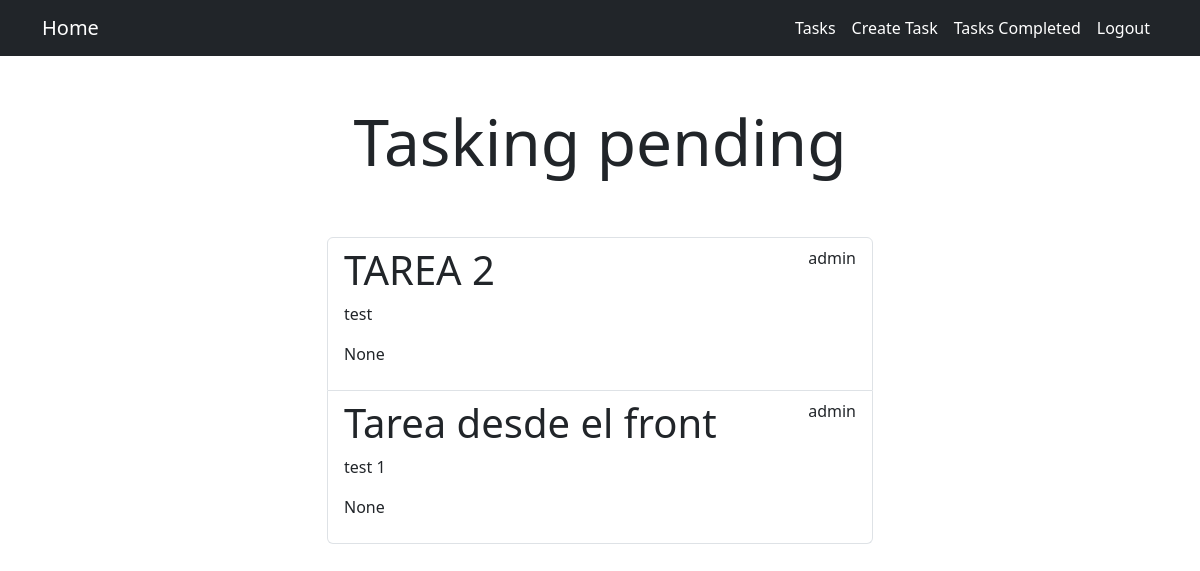
/tasks/ (signed in), run on an earlier commit of the app's database.
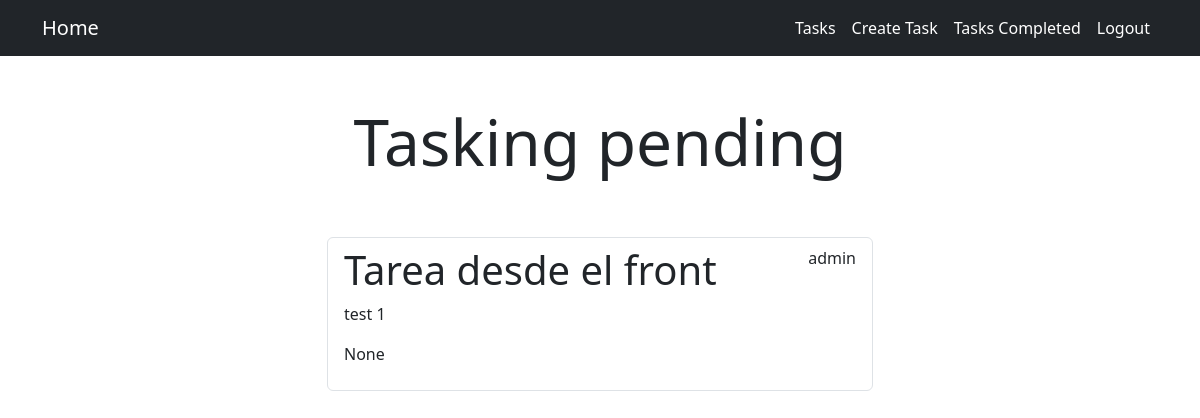
And on a later commit of the database.
### tasks/models.py (models this page shows, shortened)
class Task(models.Model):
    title = models.CharField(max_length=200)
    description = models.TextField(blank=True)
    created = models.DateField(auto_now_add=True)
    datecompleted = models.DateField(null=True, blank=True)
    important = models.BooleanField(default=False)
    user = models.ForeignKey(User, on_delete=models.CASCADE)

### tasks/views.py (the view)
# urls.py: path('tasks/', views.tasks, name='tasks'),
@login_required
def tasks(request):
    task = Task.objects.filter(user = request.user, datecompleted__isnull=True)
    return render(request, 'tasks.html', {'tasks':task})

### tasks/templates/tasks.html
{% extends 'base.html' %}
{% block content %}
<main class="container">
    <div class="row">
        <div class="col-md-6 offset-md-3">
            <h1 class="text-center display-3 py-5">Tasking pending</h1>
            <ul class="list-group">
                {% for task in tasks %}
                <a class="list-group-item" href="{% url 'task_detail' task.id %}">
                        <header class="d-flex justify-content-between">
                            {% if task.important %}
                            <h1>{{task.title}}</h1>
                            <p>{{task.user.username}}</p>
                            {% else %}
                            <h1>{{task.title}}</h1>
                            <p>{{task.user.username}}</p>
                            {% endif %}
                        </header>
                        <p>{{task.description}}</p>
                        <p>{{task.datecompleted}}</p>
                </a>
                {% endfor %}
            </ul>
        </div>
    </div>
</main>
{% endblock %}

What changed in the data, as far as the page shows it:
no longer on this page (row edited): Task: title "TAREA 2", user.username "admin", description "test", datecompleted "None"
